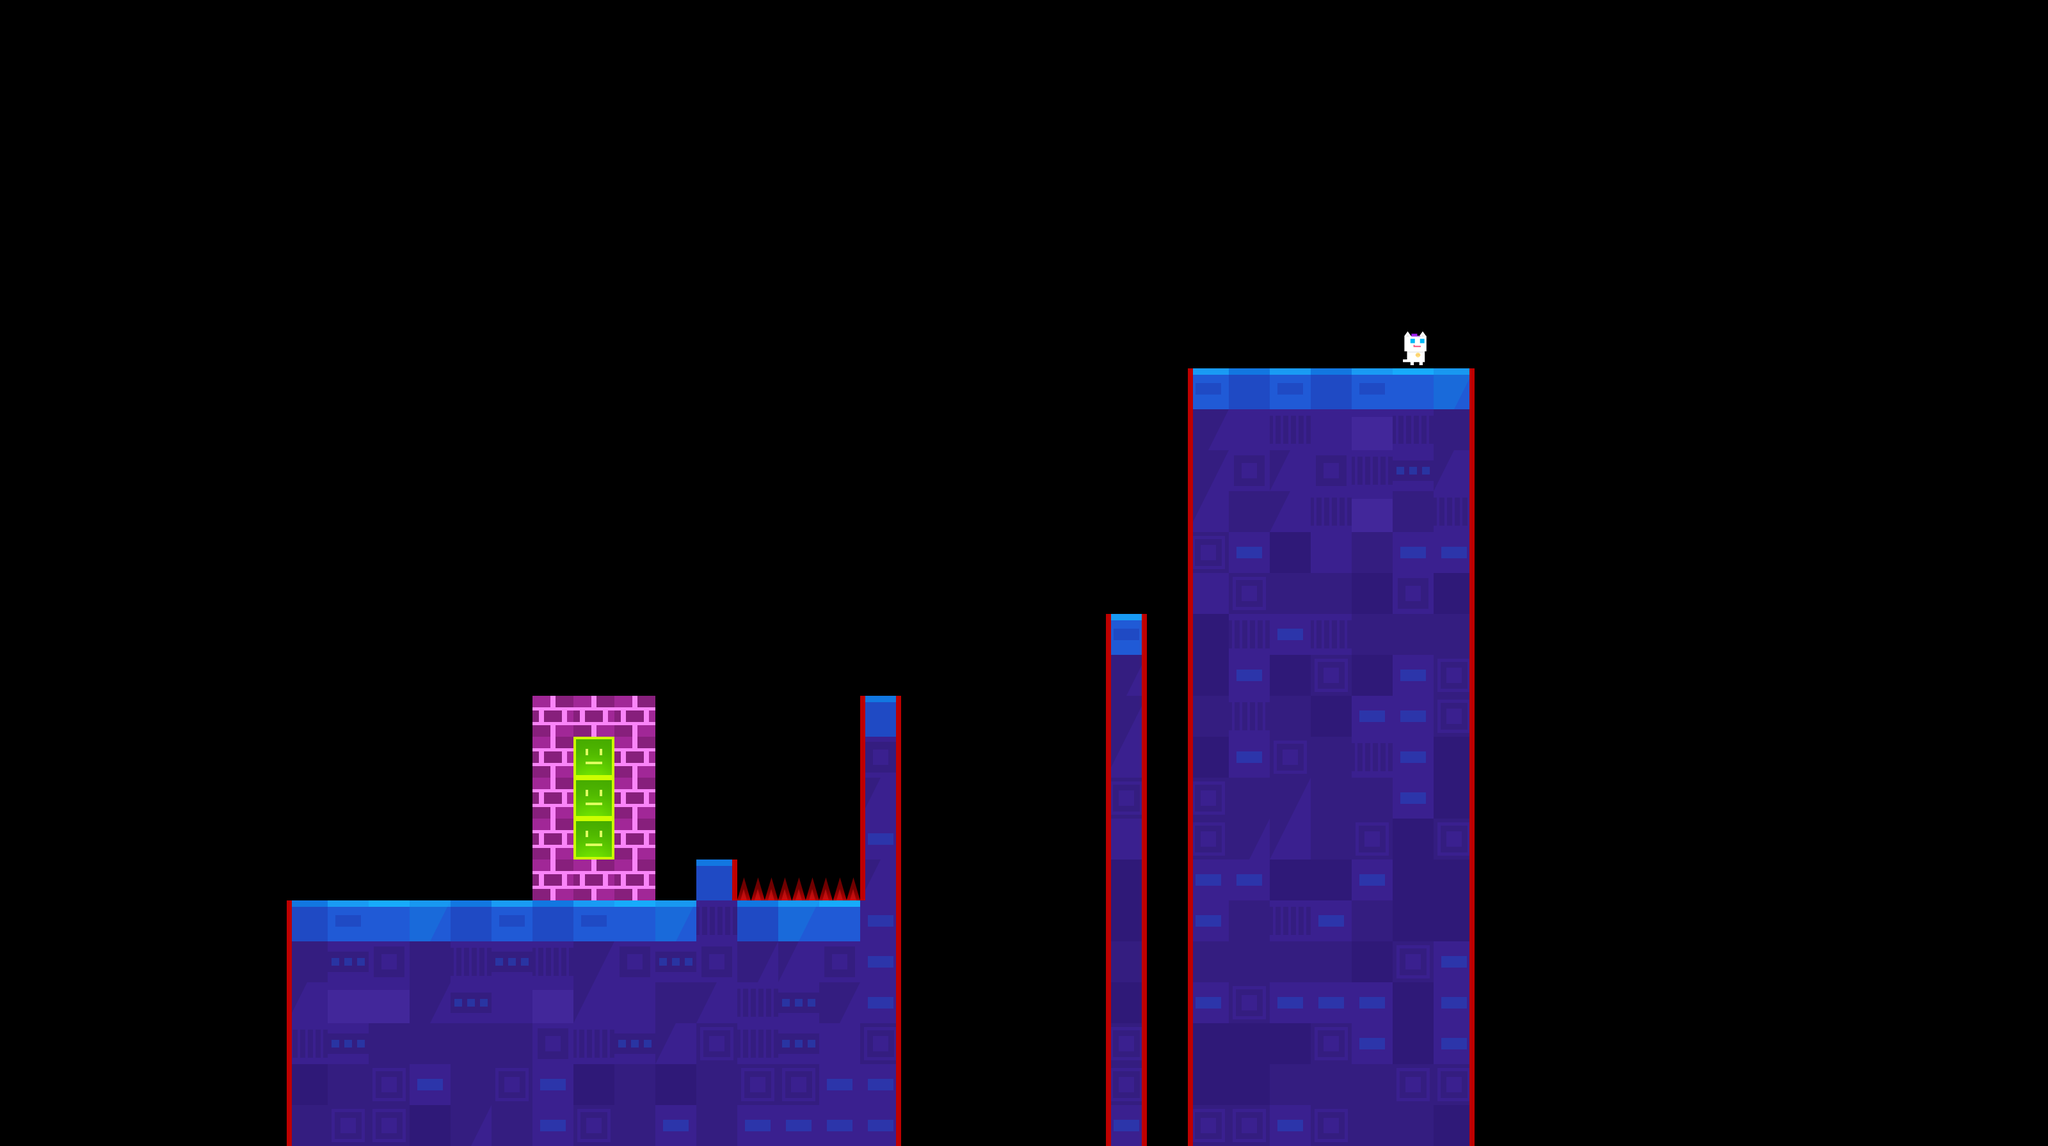

Tiled map render using the project's own tile images. Description and the map definition, with tile-layer contents summarised, below:
An orthogonal 50x28 tile map with 64x64 px tiles, 3 tile layers (main, dangerous, sign) and 56 objects (25x CameraYFreeze, 25x DeadZone, 4x Event, player, npc).

<map version="1.0" orientation="orthogonal" renderorder="right-down" width="50" height="28" tilewidth="64" tileheight="64" nextobjectid="2094">
 <properties>
  <property name="bg" value="lyBG8" />
  <property name="bgm" value="bgm_mini" />
 </properties>
 <tileset firstgid="1" name="forest" tilewidth="70" tileheight="70">
  <tileoffset x="-3" y="3" />
  <image source="forest.png" width="700" height="980" />
 </tileset>
 <layer name="main" width="50" height="28">
  <data>[1400 cells, 262 non-empty, 21 distinct tile ids]</data>
 </layer>
 <objectgroup name="objConfig">
  <object id="2019" type="player" gid="120" x="768" y="1408" />
  <object id="2076" type="npc" gid="102" x="2176" y="576" />
 </objectgroup>
 <objectgroup name="triggerConfig">
  <object id="2026" type="CameraYFreeze" gid="103" x="384" y="1536" />
  <object id="2027" type="DeadZone" gid="104" x="384" y="1792" />
  <object id="2028" type="CameraYFreeze" gid="103" x="320" y="1536" />
  <object id="2029" type="DeadZone" gid="104" x="320" y="1792" />
  <object id="2030" type="DeadZone" gid="104" x="192" y="1792" />
  <object id="2031" type="CameraYFreeze" gid="103" x="256" y="1536" />
  <object id="2032" type="CameraYFreeze" gid="103" x="192" y="1536" />
  <object id="2033" type="DeadZone" gid="104" x="256" y="1792" />
  <object id="2034" type="DeadZone" gid="104" x="64" y="1792" />
  <object id="2035" type="CameraYFreeze" gid="103" x="128" y="1536" />
  <object id="2036" type="CameraYFreeze" gid="103" x="64" y="1536" />
  <object id="2037" type="DeadZone" gid="104" x="128" y="1792" />
  <object id="2038" type="CameraYFreeze" gid="103" x="0" y="1536" />
  <object id="2039" type="DeadZone" gid="104" x="0" y="1792" />
  <object id="2040" type="DeadZone" gid="104" x="1664" y="1408" />
  <object id="2041" type="CameraYFreeze" gid="103" x="1792" y="1088" />
  <object id="2042" type="CameraYFreeze" gid="103" x="1408" y="1152" />
  <object id="2043" type="DeadZone" gid="104" x="1408" y="1408" />
  <object id="2044" type="CameraYFreeze" gid="103" x="1472" y="1152" />
  <object id="2045" type="CameraYFreeze" gid="103" x="1664" y="1152" />
  <object id="2046" type="DeadZone" gid="104" x="1600" y="1408" />
  <object id="2047" type="DeadZone" gid="104" x="1792" y="1344" />
  <object id="2048" type="DeadZone" gid="104" x="1472" y="1408" />
  <object id="2049" type="DeadZone" gid="104" x="1536" y="1408" />
  <object id="2050" type="CameraYFreeze" gid="103" x="1536" y="1152" />
  <object id="2051" type="CameraYFreeze" gid="103" x="1600" y="1152" />
  <object id="2052" type="DeadZone" gid="104" x="2560" y="960" />
  <object id="2053" type="CameraYFreeze" gid="103" x="2624" y="704" />
  <object id="2054" type="CameraYFreeze" gid="103" x="2304" y="704" />
  <object id="2055" type="DeadZone" gid="104" x="2304" y="960" />
  <object id="2056" type="CameraYFreeze" gid="103" x="2368" y="704" />
  <object id="2057" type="CameraYFreeze" gid="103" x="2560" y="704" />
  <object id="2058" type="DeadZone" gid="104" x="2496" y="960" />
  <object id="2059" type="DeadZone" gid="104" x="2624" y="960" />
  <object id="2060" type="DeadZone" gid="104" x="2368" y="960" />
  <object id="2061" type="DeadZone" gid="104" x="2432" y="960" />
  <object id="2062" type="CameraYFreeze" gid="103" x="2432" y="704" />
  <object id="2063" type="CameraYFreeze" gid="103" x="2496" y="704" />
  <object id="2064" type="DeadZone" gid="104" x="2688" y="960" />
  <object id="2065" type="CameraYFreeze" gid="103" x="2816" y="704" />
  <object id="2066" type="CameraYFreeze" gid="103" x="3008" y="704" />
  <object id="2067" type="CameraYFreeze" gid="103" x="2688" y="704" />
  <object id="2068" type="DeadZone" gid="104" x="2944" y="960" />
  <object id="2069" type="CameraYFreeze" gid="103" x="2944" y="704" />
  <object id="2070" type="CameraYFreeze" gid="103" x="2752" y="704" />
  <object id="2071" type="DeadZone" gid="104" x="2880" y="960" />
  <object id="2072" type="DeadZone" gid="104" x="2816" y="960" />
  <object id="2073" type="CameraYFreeze" gid="103" x="2880" y="704" />
  <object id="2074" type="DeadZone" gid="104" x="2752" y="960" />
  <object id="2075" type="DeadZone" gid="104" x="3008" y="960" />
  <object id="2077" name="Story1" type="Event" gid="101" x="1856" y="576" />
  <object id="2078" name="Story1" type="Event" gid="101" x="1920" y="576" />
  <object id="2079" name="Story1" type="Event" gid="101" x="1984" y="576" />
  <object id="2080" name="Story1" type="Event" gid="101" x="2048" y="576" />
 </objectgroup>
 <objectgroup name="coinList1" />
 <layer name="dangerous" width="50" height="28">
  <data>[1400 cells, 89 non-empty, 3 distinct tile ids]</data>
 </layer>
 <layer name="sign" width="50" height="28">
  <data>[1400 cells, 18 non-empty, 1 distinct tile ids]</data>
 </layer>
</map>
